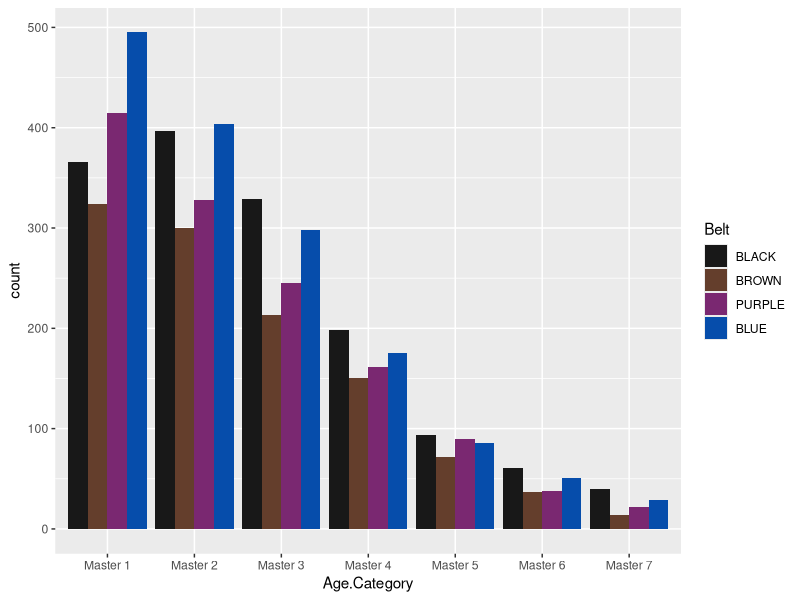
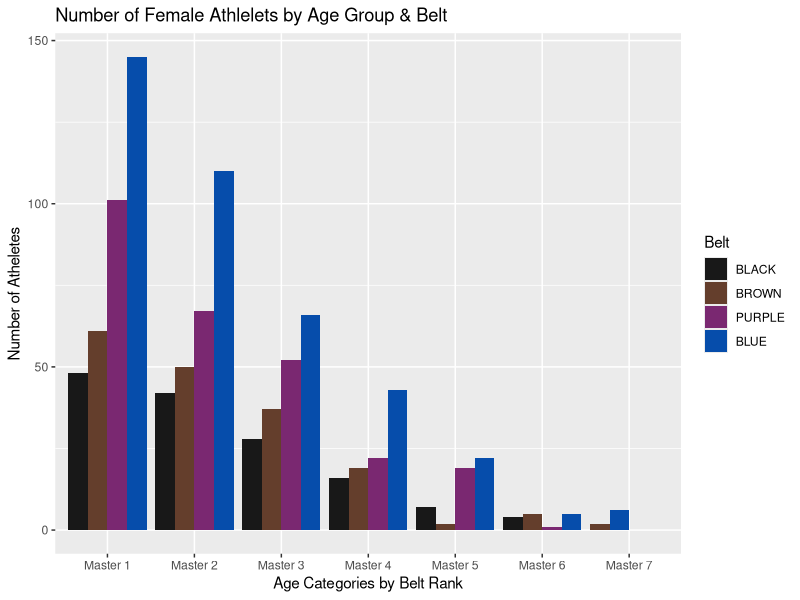
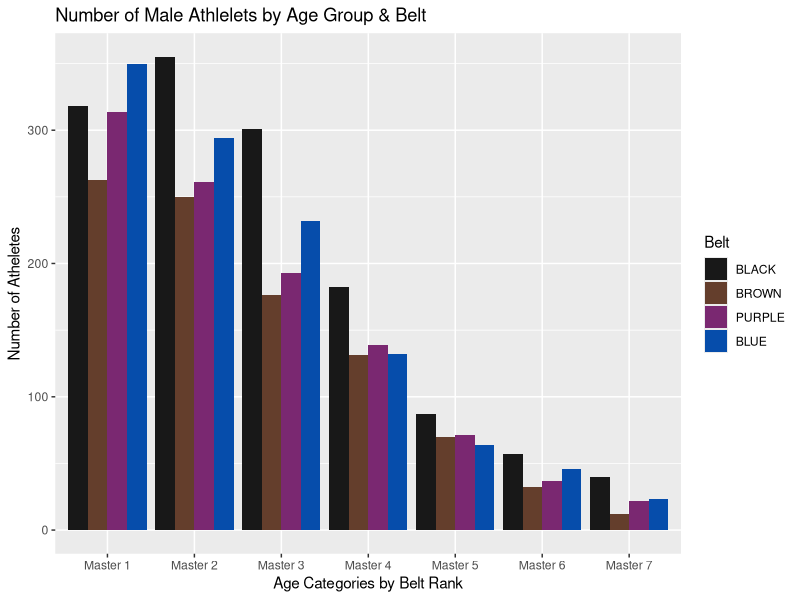

Reproduce these figures in R, in order. (Note: this script raises an error after producing the figures.)
require(dplyr)
require(ggplot2)


byacademy<-read.csv('byacademy.csv', header = TRUE, sep =',', stringsAsFactors = FALSE)

#Breaks down all the athelets by belt and age group 
beltAgeSummary =byacademy %>%
  group_by(Belt, Age.Category) %>%
  summarise(count = n(),na.rm=TRUE)

#Reorders the belt levels but colour hieracrchy 
beltAgeSummary$Belt=factor(beltAgeSummary$Belt,levels=c("BLACK","BROWN","PURPLE","BLUE"))  

#Plots the data
ggplot(beltAgeSummary, aes(x=Age.Category, y=count, fill=Belt)) +
  geom_bar(stat='identity', width = 0.9, position = position_dodge(preserve = 'single'))+
  scale_fill_manual(values = c("#181818", "#643E2C","#7A2871","#064DAB"))



beltAgeSexSummaryFemale =byacademy %>%
  group_by(Belt, Age.Category, Sex) %>%
  summarise(count = n(),na.rm=TRUE) %>%
  filter(Sex == "Female")
  
#Reorders the belt levels but colour hieracrchy 
beltAgeSexSummaryFemale$Belt=factor(beltAgeSexSummaryFemale$Belt,levels=c("BLACK","BROWN","PURPLE","BLUE"))  

#Plots the data
ggplot(beltAgeSexSummaryFemale, aes(x=Age.Category, y=count, fill=Belt)) +
  ggtitle("Number of Female Athlelets by Age Group & Belt") +
  xlab("Age Categories by Belt Rank") + ylab("Number of Atheletes") +
  geom_bar(stat='identity', width = 0.9, position = position_dodge(preserve = 'single'))+
  scale_fill_manual(values = c("#181818", "#643E2C","#7A2871","#064DAB"))

#Male Athelets

beltAgeSexSummaryMale =byacademy %>%
  group_by(Belt, Age.Category, Sex) %>%
  summarise(count = n(),na.rm=TRUE) %>%
  filter(Sex == "Male")

#Reorders the belt levels but colour hieracrchy 
beltAgeSexSummaryMale$Belt=factor(beltAgeSexSummaryMale$Belt,levels=c("BLACK","BROWN","PURPLE","BLUE"))  

#Plots the data
ggplot(beltAgeSexSummaryMale, aes(x=Age.Category, y=count, fill=Belt)) +
  ggtitle("Number of Male Athlelets by Age Group & Belt") +
  xlab("Age Categories by Belt Rank") + ylab("Number of Atheletes") +
  geom_bar(stat='identity', width = 0.9, position = position_dodge(preserve = 'single'))+
  scale_fill_manual(values = c("#181818", "#643E2C","#7A2871","#064DAB"))


topTenAcademys =byacademy %>%
  group_by(Academy) %>%
  summarise(count = n(),na.rm=TRUE) %>%
  arrange(desc(count)) %>%
  top_n(15) %>%

  #filter(Sex == "Male")

ggplot(topTenAcademys, aes(x=Academy, y=count)) +
  geom_point(alpha=0.7)




